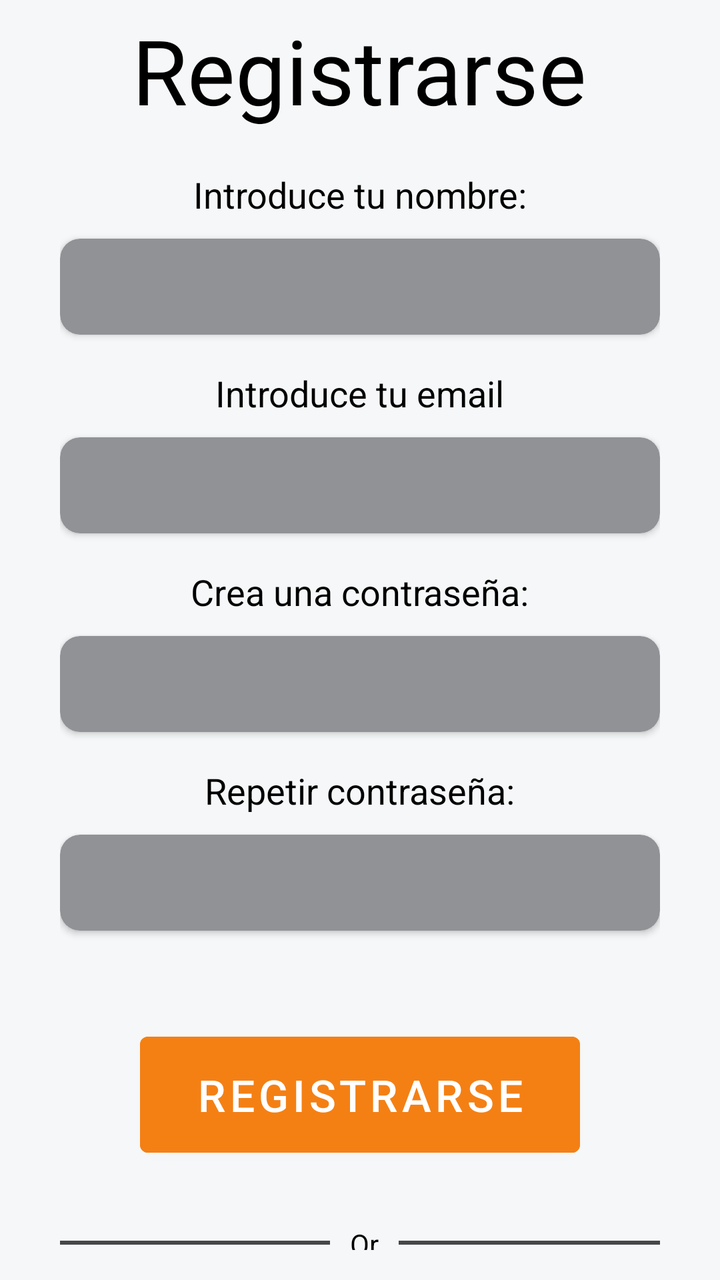
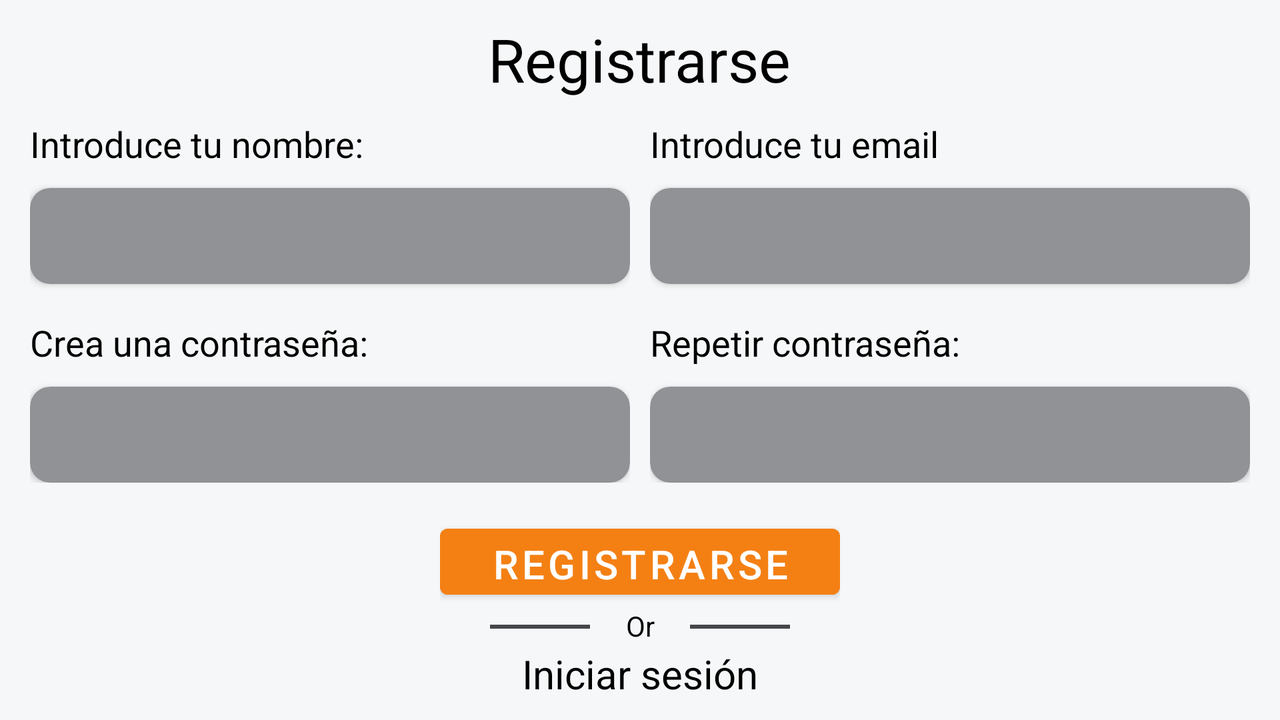

Compare how this app lays out the same screen by default and in its alternative resource folder. The renders come first, then the two layout files and the values they reference.
<!-- AndroidManifest.xml: application theme Theme.FitnesLife -->
<!-- res/layout/activity_registro.xml -->
<?xml version="1.0" encoding="utf-8"?>
<androidx.constraintlayout.widget.ConstraintLayout xmlns:android="http://schemas.android.com/apk/res/android"
    xmlns:app="http://schemas.android.com/apk/res-auto"
    xmlns:tools="http://schemas.android.com/tools"
    android:layout_width="match_parent"
    android:layout_height="match_parent"
    android:background="@color/background_app"
    tools:context=".activities.RegistroActivity">

    <LinearLayout
        android:layout_width="wrap_content"
        android:layout_height="wrap_content"
        android:gravity="center"
        android:orientation="vertical"
        app:layout_constraintBottom_toBottomOf="parent"
        app:layout_constraintEnd_toEndOf="parent"
        app:layout_constraintStart_toStartOf="parent"
        app:layout_constraintTop_toTopOf="parent">

        <TextView
            android:id="@+id/TxtGeneral"
            android:layout_width="wrap_content"
            android:layout_height="wrap_content"
            android:layout_marginTop="20dp"
            android:layout_marginBottom="20dp"
            android:text="@string/title_register"
            android:textColor="@color/black"
            android:textSize="45sp"
            app:layout_constraintEnd_toEndOf="parent"
            app:layout_constraintStart_toStartOf="parent"
            app:layout_constraintTop_toTopOf="parent" />

        <TextView
            android:id="@+id/textName"
            android:layout_width="wrap_content"
            android:layout_height="wrap_content"
            android:text="@string/title_name"
            android:textColor="@color/black"
            android:textSize="18sp" />

        <androidx.cardview.widget.CardView
            android:layout_width="300dp"
            android:layout_height="wrap_content"
            android:layout_marginTop="10dp"
            android:layout_marginBottom="17dp"
            app:cardBackgroundColor="@color/grey_low"
            app:cardCornerRadius="10dp">

            <LinearLayout
                android:layout_width="match_parent"
                android:layout_height="match_parent"
                android:orientation="horizontal">

                <ImageView
                    android:layout_width="60dp"
                    android:layout_height="match_parent"
                    android:src="@drawable/ic_person"
                    app:tint="@color/orange_icons">

                </ImageView>

                <EditText
                    android:id="@+id/EditName"
                    android:layout_width="match_parent"
                    android:layout_height="48dp"
                    android:background="@android:color/transparent"
                    android:maxLines="1"
                    android:singleLine="true"
                    android:textColor="@color/background_app" />
            </LinearLayout>

        </androidx.cardview.widget.CardView>


        <TextView
            android:layout_width="wrap_content"
            android:layout_height="wrap_content"
            android:text="@string/title_email"
            android:textColor="@color/black"
            android:textSize="18sp" />

        <androidx.cardview.widget.CardView
            android:layout_width="300dp"
            android:layout_height="wrap_content"
            android:layout_marginTop="10dp"
            android:layout_marginBottom="17dp"
            app:cardBackgroundColor="@color/grey_low"
            app:cardCornerRadius="10dp">

            <LinearLayout
                android:layout_width="match_parent"
                android:layout_height="match_parent"
                android:orientation="horizontal">

                <ImageView
                    android:layout_width="60dp"
                    android:layout_height="match_parent"
                    android:src="@drawable/ic_email"
                    app:tint="@color/orange_icons">

                </ImageView>

                <EditText
                    android:id="@+id/EditEmail"
                    android:layout_width="match_parent"
                    android:layout_height="48dp"
                    android:background="@android:color/transparent"
                    android:inputType="textEmailAddress"
                    android:maxLines="1"
                    android:textColor="@color/background_app" />

            </LinearLayout>


        </androidx.cardview.widget.CardView>


        <TextView
            android:layout_width="wrap_content"
            android:layout_height="wrap_content"
            android:text="@string/title_password"
            android:textColor="@color/black"
            android:textSize="18sp" />

        <androidx.cardview.widget.CardView
            android:layout_width="300dp"
            android:layout_height="wrap_content"
            android:layout_marginTop="10dp"
            android:layout_marginBottom="17dp"
            app:cardBackgroundColor="@color/grey_low"
            app:cardCornerRadius="10dp">


            <LinearLayout
                android:layout_width="match_parent"
                android:layout_height="match_parent"
                android:orientation="horizontal">

                <ImageView
                    android:layout_width="60dp"
                    android:layout_height="match_parent"
                    android:src="@drawable/ic_lock"
                    app:tint="@color/orange_icons">

                </ImageView>

                <EditText
                    android:id="@+id/EditPassword"
                    android:layout_width="match_parent"
                    android:layout_height="48dp"
                    android:background="@android:color/transparent"
                    android:inputType="textPassword"
                    android:maxLines="1"
                    android:textColor="@color/background_app" />

            </LinearLayout>


        </androidx.cardview.widget.CardView>


        <TextView
            android:layout_width="wrap_content"
            android:layout_height="wrap_content"
            android:text="@string/title_rptPassword"
            android:textColor="@color/black"
            android:textSize="18sp" />

        <androidx.cardview.widget.CardView
            android:layout_width="300dp"
            android:layout_height="wrap_content"
            android:layout_marginTop="10dp"
            android:layout_marginBottom="17dp"
            app:cardBackgroundColor="@color/grey_low"
            app:cardCornerRadius="10dp">


            <LinearLayout
                android:layout_width="match_parent"
                android:layout_height="match_parent"
                android:orientation="horizontal">

                <ImageView
                    android:layout_width="60dp"
                    android:layout_height="match_parent"
                    android:src="@drawable/ic_lock"
                    app:tint="@color/orange_icons">

                </ImageView>

                <EditText
                    android:id="@+id/EditRptPass"
                    android:layout_width="match_parent"
                    android:layout_height="48dp"
                    android:background="@android:color/transparent"
                    android:inputType="textPassword"
                    android:maxLines="1"
                    android:textColor="@color/background_app" />
            </LinearLayout>

        </androidx.cardview.widget.CardView>


        <Button
            android:id="@+id/BtnSend"
            android:layout_width="220dp"
            android:layout_height="70dp"
            android:layout_marginTop="30dp"
            android:layout_marginBottom="30dp"
            android:backgroundTint="@color/orange_icons"
            android:text="@string/title_register"
            android:textSize="22sp" />

        <LinearLayout
            android:layout_width="match_parent"
            android:layout_height="wrap_content"
            android:orientation="horizontal">

            <View
                android:layout_width="135dp"
                android:layout_height="2dp"
                android:layout_marginVertical="8dp"
                android:background="@color/grey_components">

            </View>

            <TextView
                android:layout_width="wrap_content"
                android:layout_height="wrap_content"
                android:paddingHorizontal="10dp"
                android:text="@string/other"
                android:textColor="@color/black">

            </TextView>

            <View
                android:layout_width="135dp"
                android:layout_height="2dp"
                android:layout_marginVertical="8dp"
                android:background="@color/grey_components">

            </View>
        </LinearLayout>

        <TextView
            android:id="@+id/textIni"
            android:layout_width="wrap_content"
            android:layout_height="wrap_content"
            android:layout_marginTop="30dp"
            android:text="@string/title_logIn"
            android:textColor="@color/black"
            android:textSize="22sp" />

    </LinearLayout>


</androidx.constraintlayout.widget.ConstraintLayout>
<!-- resources referenced by this layout -->
<resources>
  <color name="background_app">#F5F7F8</color>
  <color name="black">#FF000000</color>
  <color name="grey_components">#45474B</color>
  <color name="grey_low">#909296</color>
  <color name="orange_icons">#F48014</color>
  <string name="other">Or</string>
  <string name="title_email">Introduce tu email</string>
  <string name="title_logIn">Iniciar sesión</string>
  <string name="title_name">Introduce tu nombre:</string>
  <string name="title_password">Crea una contraseña:</string>
  <string name="title_register">Registrarse</string>
  <string name="title_rptPassword">Repetir contraseña:</string>
  <style name="Theme.FitnesLife" parent="Theme.MaterialComponents.DayNight.NoActionBar">
          
          <item name="colorPrimary">@color/grey_components</item>
          <item name="android:statusBarColor">?attr/colorPrimary</item>
      </style>
</resources>
<!-- res/layout-land/activity_registro.xml (the repository's variant of the layout above) -->
<!-- drawn on the phone turned sideways -->
<?xml version="1.0" encoding="utf-8"?>
<androidx.constraintlayout.widget.ConstraintLayout xmlns:android="http://schemas.android.com/apk/res/android"
    xmlns:app="http://schemas.android.com/apk/res-auto"
    xmlns:tools="http://schemas.android.com/tools"
    android:layout_width="match_parent"
    android:layout_height="match_parent"
    android:background="@color/background_app"
    tools:context=".activities.RegistroActivity">

    <LinearLayout
        android:layout_width="match_parent"
        android:layout_height="match_parent"
        android:gravity="center"
        android:orientation="vertical">

        <TextView
            android:id="@+id/TxtGeneral"
            android:layout_width="wrap_content"
            android:layout_height="wrap_content"
            android:layout_marginBottom="10dp"
            android:text="@string/title_register"
            android:textColor="@color/black"
            android:textSize="30sp" />

        <LinearLayout
            android:layout_width="wrap_content"
            android:layout_height="wrap_content"
            android:orientation="horizontal">

            <LinearLayout
                android:layout_width="wrap_content"
                android:layout_height="wrap_content"
                android:layout_marginHorizontal="5dp"
                android:orientation="vertical">

                <TextView
                    android:id="@+id/textName"
                    android:layout_width="wrap_content"
                    android:layout_height="wrap_content"
                    android:text="@string/title_name"
                    android:textColor="@color/black"
                    android:textSize="18sp" />

                <androidx.cardview.widget.CardView
                    android:layout_width="300dp"
                    android:layout_height="wrap_content"
                    android:layout_marginTop="10dp"
                    android:layout_marginBottom="17dp"
                    app:cardBackgroundColor="@color/grey_low"
                    app:cardCornerRadius="10dp">

                    <LinearLayout
                        android:layout_width="match_parent"
                        android:layout_height="match_parent"
                        android:orientation="horizontal">

                        <ImageView
                            android:layout_width="60dp"
                            android:layout_height="match_parent"
                            android:src="@drawable/ic_person"
                            app:tint="@color/orange_icons">

                        </ImageView>

                        <EditText
                            android:id="@+id/EditName"
                            android:layout_width="match_parent"
                            android:layout_height="48dp"
                            android:background="@android:color/transparent"
                            android:maxLines="1"
                            android:singleLine="true"
                            android:textColor="@color/background_app" />
                    </LinearLayout>

                </androidx.cardview.widget.CardView>

            </LinearLayout>

            <LinearLayout
                android:layout_width="wrap_content"
                android:layout_height="wrap_content"
                android:layout_marginHorizontal="5dp"
                android:orientation="vertical">

                <TextView
                    android:layout_width="wrap_content"
                    android:layout_height="wrap_content"
                    android:text="@string/title_email"
                    android:textColor="@color/black"
                    android:textSize="18sp" />

                <androidx.cardview.widget.CardView
                    android:layout_width="300dp"
                    android:layout_height="wrap_content"
                    android:layout_marginTop="10dp"
                    android:layout_marginBottom="17dp"
                    app:cardBackgroundColor="@color/grey_low"
                    app:cardCornerRadius="10dp">

                    <LinearLayout
                        android:layout_width="match_parent"
                        android:layout_height="match_parent"
                        android:orientation="horizontal">

                        <ImageView
                            android:layout_width="60dp"
                            android:layout_height="match_parent"
                            android:src="@drawable/ic_email"
                            app:tint="@color/orange_icons" />

                        <EditText
                            android:id="@+id/EditEmail"
                            android:layout_width="match_parent"
                            android:layout_height="48dp"
                            android:background="@android:color/transparent"
                            android:inputType="textEmailAddress"
                            android:maxLines="1"
                            android:textColor="@color/background_app" />

                    </LinearLayout>
                </androidx.cardview.widget.CardView>

            </LinearLayout>

        </LinearLayout>

        <LinearLayout
            android:layout_width="wrap_content"
            android:layout_height="wrap_content"
            android:layout_marginBottom="17dp"
            android:orientation="horizontal">

            <LinearLayout
                android:layout_width="wrap_content"
                android:layout_height="wrap_content"
                android:layout_marginHorizontal="5dp"
                android:orientation="vertical">

                <TextView
                    android:layout_width="wrap_content"
                    android:layout_height="wrap_content"
                    android:text="@string/title_password"
                    android:textColor="@color/black"
                    android:textSize="18sp" />

                <androidx.cardview.widget.CardView
                    android:layout_width="300dp"
                    android:layout_height="wrap_content"
                    android:layout_marginTop="10dp"
                    app:cardBackgroundColor="@color/grey_low"
                    app:cardCornerRadius="10dp">

                    <LinearLayout
                        android:layout_width="match_parent"
                        android:layout_height="match_parent"
                        android:orientation="horizontal">

                        <ImageView
                            android:layout_width="60dp"
                            android:layout_height="match_parent"
                            android:src="@drawable/ic_lock"
                            app:tint="@color/orange_icons" />

                        <EditText
                            android:id="@+id/EditPassword"
                            android:layout_width="match_parent"
                            android:layout_height="48dp"
                            android:background="@android:color/transparent"
                            android:inputType="textPassword"
                            android:maxLines="1"
                            android:textColor="@color/background_app" />

                    </LinearLayout>


                </androidx.cardview.widget.CardView>

            </LinearLayout>

            <LinearLayout
                android:layout_width="wrap_content"
                android:layout_height="wrap_content"
                android:layout_marginHorizontal="5dp"
                android:orientation="vertical">

                <TextView
                    android:layout_width="wrap_content"
                    android:layout_height="wrap_content"
                    android:text="@string/title_rptPassword"
                    android:textColor="@color/black"
                    android:textSize="18sp" />

                <androidx.cardview.widget.CardView
                    android:layout_width="300dp"
                    android:layout_height="wrap_content"
                    android:layout_marginTop="10dp"
                    app:cardBackgroundColor="@color/grey_low"
                    app:cardCornerRadius="10dp">


                    <LinearLayout
                        android:layout_width="match_parent"
                        android:layout_height="match_parent"
                        android:orientation="horizontal">

                        <ImageView
                            android:layout_width="60dp"
                            android:layout_height="match_parent"
                            android:src="@drawable/ic_lock"
                            app:tint="@color/orange_icons">

                        </ImageView>

                        <EditText
                            android:id="@+id/EditRptPass"
                            android:layout_width="match_parent"
                            android:layout_height="48dp"
                            android:background="@android:color/transparent"
                            android:inputType="textPassword"
                            android:maxLines="1"
                            android:textColor="@color/background_app" />
                    </LinearLayout>

                </androidx.cardview.widget.CardView>

            </LinearLayout>

        </LinearLayout>

        <LinearLayout
            android:layout_width="wrap_content"
            android:layout_height="wrap_content"
            android:gravity="center"
            android:orientation="vertical">

            <Button
                android:id="@+id/BtnSend"
                android:layout_width="200dp"
                android:layout_height="45dp"
                android:backgroundTint="@color/orange_icons"
                android:text="@string/title_register"
                android:textSize="20sp" />

            <LinearLayout
                android:layout_width="match_parent"
                android:layout_height="wrap_content"
                android:layout_marginHorizontal="4dp"
                android:gravity="center"
                android:orientation="horizontal">

                <View
                    android:layout_width="50dp"
                    android:layout_height="2dp"
                    android:background="@color/grey_components" />

                <TextView
                    android:layout_width="50dp"
                    android:layout_height="20sp"
                    android:paddingHorizontal="10dp"
                    android:text="@string/other"
                    android:textAlignment="center"
                    android:textColor="@color/black" />

                <View
                    android:layout_width="50dp"
                    android:layout_height="2dp"
                    android:background="@color/grey_components" />

            </LinearLayout>

            <TextView
                android:id="@+id/textIni"
                android:layout_width="wrap_content"
                android:layout_height="wrap_content"
                android:text="@string/title_logIn"
                android:textColor="@color/black"
                android:textSize="20sp" />

        </LinearLayout>

    </LinearLayout>


</androidx.constraintlayout.widget.ConstraintLayout>
